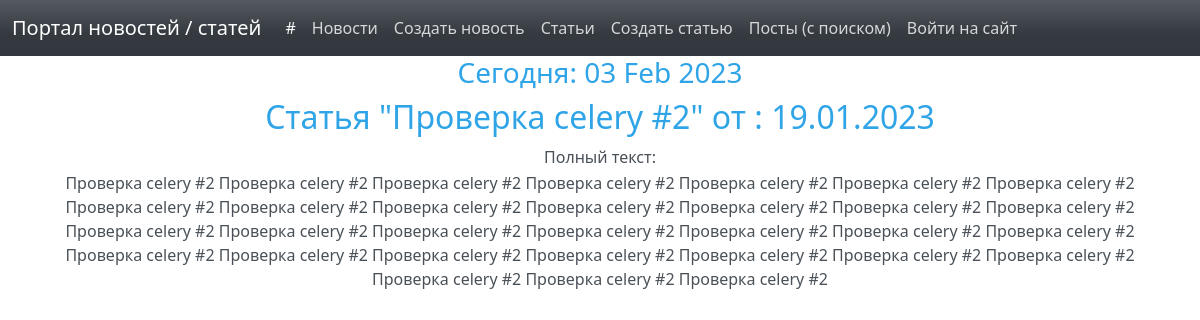
Before: /articles/237 with the older database file.
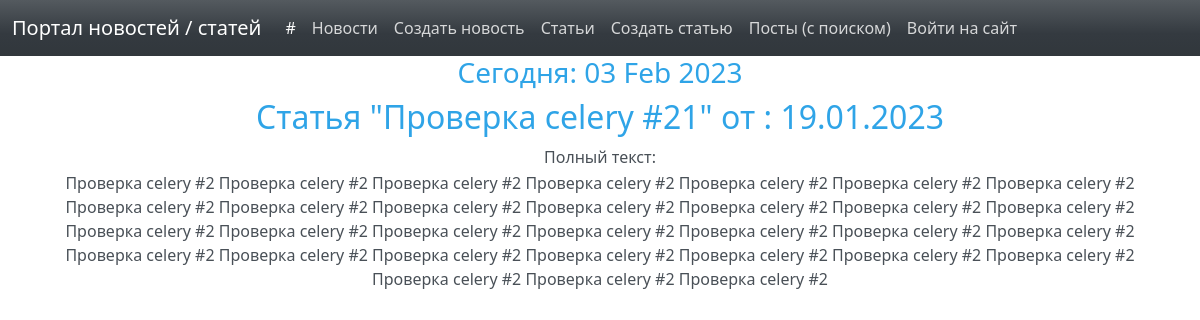
After: the same page with the newer database file.
### news/models.py (models this page shows, shortened)
class Post(models.Model):
    TYPES = [
        ('A', 'Article'),
        ('N', 'News')
    ]
    author = models.ForeignKey(Author, on_delete=models.CASCADE)
    post_type = models.CharField(max_length=1, choices=TYPES, default='A')
    creation = models.DateTimeField(auto_now_add=True)
    category = models.ManyToManyField(Category, through='PostCategory')
    title = models.CharField(max_length=200)
    text = models.TextField()
    rating = models.IntegerField(default=0)

### news/views.py (the view)
# urls.py: path('articles/<int:pk>', OnePost.as_view(), name='one_art'),
class OnePost(DetailView):
    model = Post
    template_name = 'post.html'
    context_object_name = 'one_post'
    def get_object(self, *args, **kwargs):  # переопределяем метод получения объекта, как ни странно
        obj = cache.get(f'post-{self.kwargs["pk"]}', None)
        if not obj:
            obj = super().get_object(queryset=self.queryset)
            cache.set(f'post-{self.kwargs["pk"]}', obj)
        return obj
    def get_context_data(self, **kwargs):
        context = super().get_context_data(**kwargs)
        if 'news' in self.request.path.split('/'):
            context['obj_type'] = 'Новость'
        else:
            context['obj_type'] = 'Статья'
        if self.request.user.is_authenticated:
            context['user_name'] = self.request.user
        return context
    def get_queryset(self):
        post_id = self.request.path.split('/')[-1]
        if 'news' in self.request.path.split('/'):
            queryset = Post.objects.order_by('-creation').filter(post_type='N', id=post_id)
        else:
            queryset = Post.objects.order_by('-creation').filter(post_type='A', id=post_id)
        self.filterset = NewsFilter(self.request.GET, queryset)
        return self.filterset.qs

### news/templatetags/custom_filters.py (called while the page is built)
@register.filter()
def censor(value):
   def isbad(word: str):
      return True if word in BAD_WORDS else False
   def replace(word: str):
      str_ = word[0]
      for i in range(1, len(word)):
         if word[i] not in string.punctuation:
            str_ += '*'
         else:
            str_ += word[i]
      return str_
   list = value.split()
   for n, word in enumerate(list):
      word2check = ""
      word = word.strip().lower()
      for i in range(len(word)):
         if word[i] not in string.punctuation:
            word2check += word[i]
      if isbad(word2check):
         list[n] = replace(list[n])
   return f'{" ".join(list)}'

### news/templatetags/custom_tags.py (called while the page is built)
@register.simple_tag()
def current_time(format_string='%d %b %Y'):
    return datetime.utcnow().strftime(format_string)

### templates/post.html (shortened to what this page needs)
{% extends 'flatpages/default.html' %}
{% load custom_filters %}
{% load custom_tags %}
{% block content %}
    <h3>Сегодня: {% current_time '%d %b %Y' %} </h3>
    <h2>{{ obj_type }} "{{ one_post.title|censor }}" от : {{ one_post.creation|date:'d.m.Y' }} </h2>
       <table>
           <tr>
               <td>Полный текст:</td>
           </tr>
           <tr>
               <td>{{ one_post.text|censor }}</td>
           </tr>
       </table>
{% endblock content %}

### templates/flatpages/default.html (shortened to what this page needs)
<!DOCTYPE html>
<html lang="en">
    <head>
        {% load static %}
	    <link href="{% static 'css/bootstrap.min.css' %}" rel="stylesheet" />
    </head>
    <body>
    {% load cache %}
    <nav class="navbar navbar-expand-lg navbar-dark bg-dark">
          <div class="container-fluid">
            <a class="navbar-brand">Портал новостей / статей</a>
            <div class="collapse navbar-collapse" id="navbarColor02">
              <ul class="navbar-nav me-auto">
            {% cache 60 menu %}
                <li class="nav-item">
                  <a class="nav-link active" href="/">#
                  </a>
                </li>
                <li class="nav-item">
                  <a class="nav-link" href="/news/">Новости</a>
                </li>
                <li class="nav-item">
                  <a class="nav-link" href="/news/create/">Создать новость</a>
                </li>
                <li class="nav-item">
                  <a class="nav-link" href="/articles">Статьи</a>
                </li>
                  <li class="nav-item">
                  <a class="nav-link" href="/articles/create/">Создать статью</a>
                </li>
                    <li class="nav-item">
                      <a class="nav-link" href="/news/search">Посты (с поиском)</a>
                    </li>
                  {% endcache %}
                  {% if user_name %}
                       <li class="nav-item">
                           <a class="nav-link" href="/user">Пользователь {{ user_name }}</a>
                       </li>
                       <li class="nav-item">
                           <a class="nav-link" href="/accounts/logout">Logout</a>
                       </li>
                  {% else %}
                       <li class="nav-item">
                           <a class="nav-link" href="/accounts/login">Войти на сайт</a>
                       </li>
                  {% endif %}
              </ul>
            </div>
          </div>
        </nav>
        <div class="container">
           <div class="row">
               <div class="col-lg-12 text-center">
                   {% block content %}{% endblock content %}
               </div>
           </div>
        </div>
    </body>
</html>

Changed rows visible on the page:
changed Post: title|censor "Проверка celery #2" → "Проверка celery #21"
